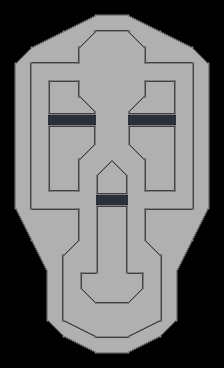

Rendered tile map (Tiled .tmx) drawn with the repository's tilesets; below, a short description and the full map source, tile grids included:
An orthogonal 14x23 tile map with 16x16 px tiles, 2 tile layers (Tile Layer 2, Tile Layer 1), 2 tilesets.

<map version="1.0" orientation="orthogonal" renderorder="right-down" width="14" height="23" tilewidth="16" tileheight="16" nextobjectid="1">
 <tileset firstgid="1" source="../Ship.tsx" />
 <tileset firstgid="49" name="TilesDoor" tilewidth="16" tileheight="16" tilecount="32" columns="16">
  <image source="../TilesDoor.png" width="256" height="32" />
 </tileset>
 <layer name="Tile Layer 2" width="14" height="23">
  <data encoding="csv">
0,0,0,0,0,14,4,4,13,0,0,0,0,0,
0,0,0,14,34,30,24,24,26,40,13,0,0,0,
0,14,34,30,24,24,24,24,24,24,26,40,13,0,
14,41,24,24,24,24,24,24,24,24,24,24,44,13,
1,24,24,24,24,24,24,24,24,24,24,24,24,3,
1,24,24,24,24,24,24,24,24,24,24,24,24,3,
1,24,24,24,24,24,24,24,24,24,24,24,24,3,
1,24,24,24,24,24,24,24,24,24,24,24,24,3,
1,24,24,24,24,24,24,24,24,24,24,24,24,3,
1,24,24,24,24,24,24,24,24,24,24,24,24,3,
1,24,24,24,24,24,24,24,24,24,24,24,24,3,
1,24,24,24,24,24,24,24,24,24,24,24,24,3,
1,24,24,24,24,24,24,24,24,24,24,24,24,3,
11,31,24,24,24,24,24,24,24,24,24,24,27,12,
0,35,24,24,24,24,24,24,24,24,24,24,39,0,
0,11,31,24,24,24,24,24,24,24,24,27,12,0,
0,0,35,24,24,24,24,24,24,24,24,39,0,0,
0,0,1,24,24,24,24,24,24,24,24,3,0,0,
0,0,1,24,24,24,24,24,24,24,24,3,0,0,
0,0,1,24,24,24,24,24,24,24,24,3,0,0,
0,0,11,42,24,24,24,24,24,24,43,12,0,0,
0,0,0,11,38,28,24,24,32,36,12,0,0,0,
0,0,0,0,0,11,2,2,12,0,0,0,0,0
</data>
 </layer>
 <layer name="Tile Layer 1" width="14" height="23">
  <data encoding="csv">
0,0,0,0,0,0,0,0,0,0,0,0,0,0,
0,0,0,0,0,14,4,4,13,0,0,0,0,0,
0,0,0,0,14,41,24,24,44,13,0,0,0,0,
0,14,4,4,8,24,24,24,24,7,4,4,13,0,
0,1,24,24,24,24,24,24,24,24,24,24,3,0,
0,1,24,6,5,24,24,24,24,6,5,24,3,0,
0,1,24,3,11,42,24,24,43,12,1,24,3,0,
0,1,24,57,53,59,24,24,57,53,59,24,3,0,
0,1,24,3,0,1,24,24,3,0,1,24,3,0,
0,1,24,3,14,41,24,24,44,13,1,24,3,0,
0,1,24,3,1,24,43,42,24,3,1,24,3,0,
0,1,24,7,8,24,3,1,24,7,8,24,3,0,
0,1,24,24,24,24,57,59,24,24,24,24,3,0,
0,11,2,2,5,24,3,1,24,6,2,2,12,0,
0,0,0,0,1,24,3,1,24,3,0,0,0,0,
0,0,0,14,41,24,3,1,24,44,13,0,0,0,
0,0,0,1,24,24,3,1,24,24,3,0,0,0,
0,0,0,1,24,6,12,11,5,24,3,0,0,0,
0,0,0,1,24,44,4,4,41,24,3,0,0,0,
0,0,0,1,24,24,24,24,24,24,3,0,0,0,
0,0,0,11,38,28,24,24,32,36,12,0,0,0,
0,0,0,0,0,11,2,2,12,0,0,0,0,0,
0,0,0,0,0,0,0,0,0,0,0,0,0,0
</data>
 </layer>
</map>